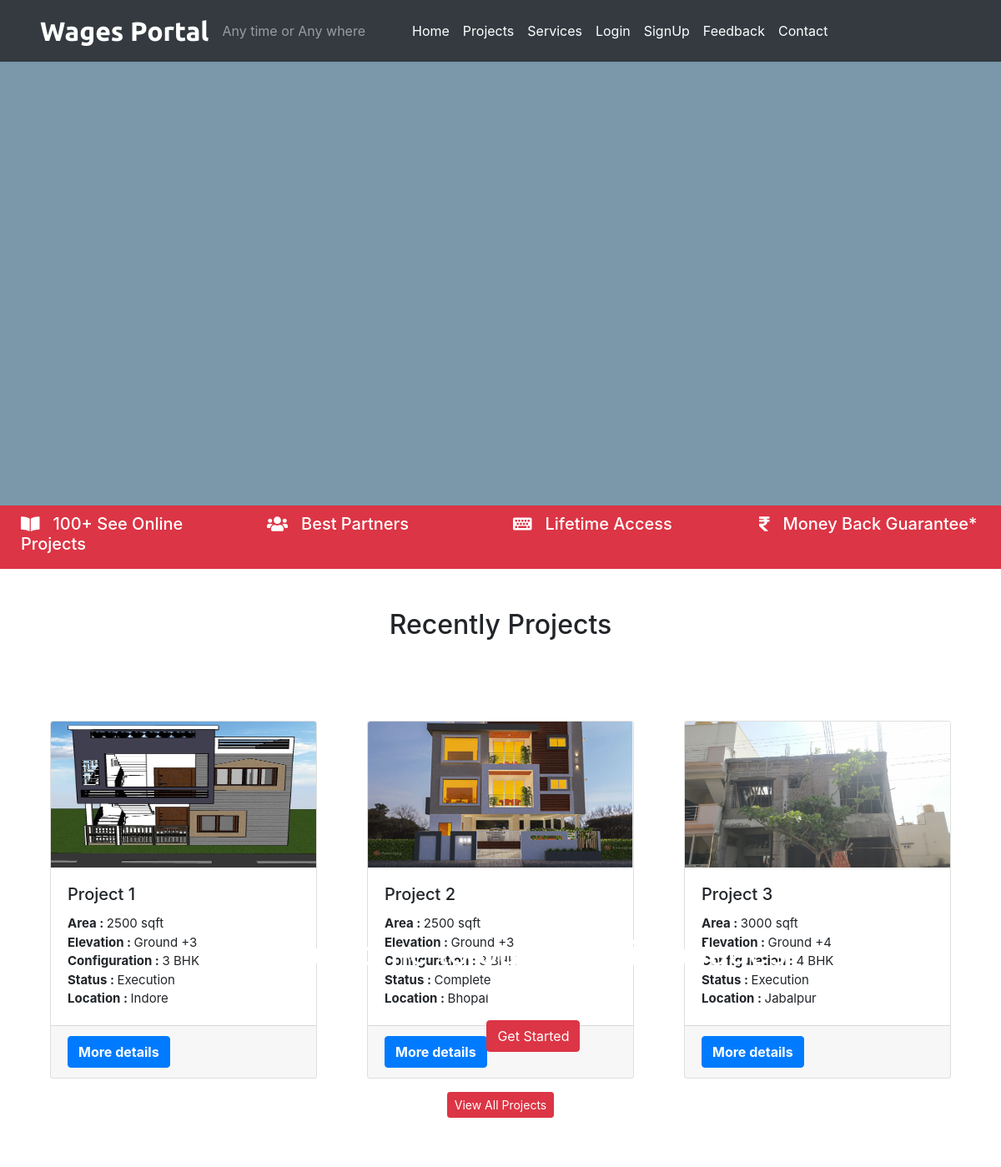
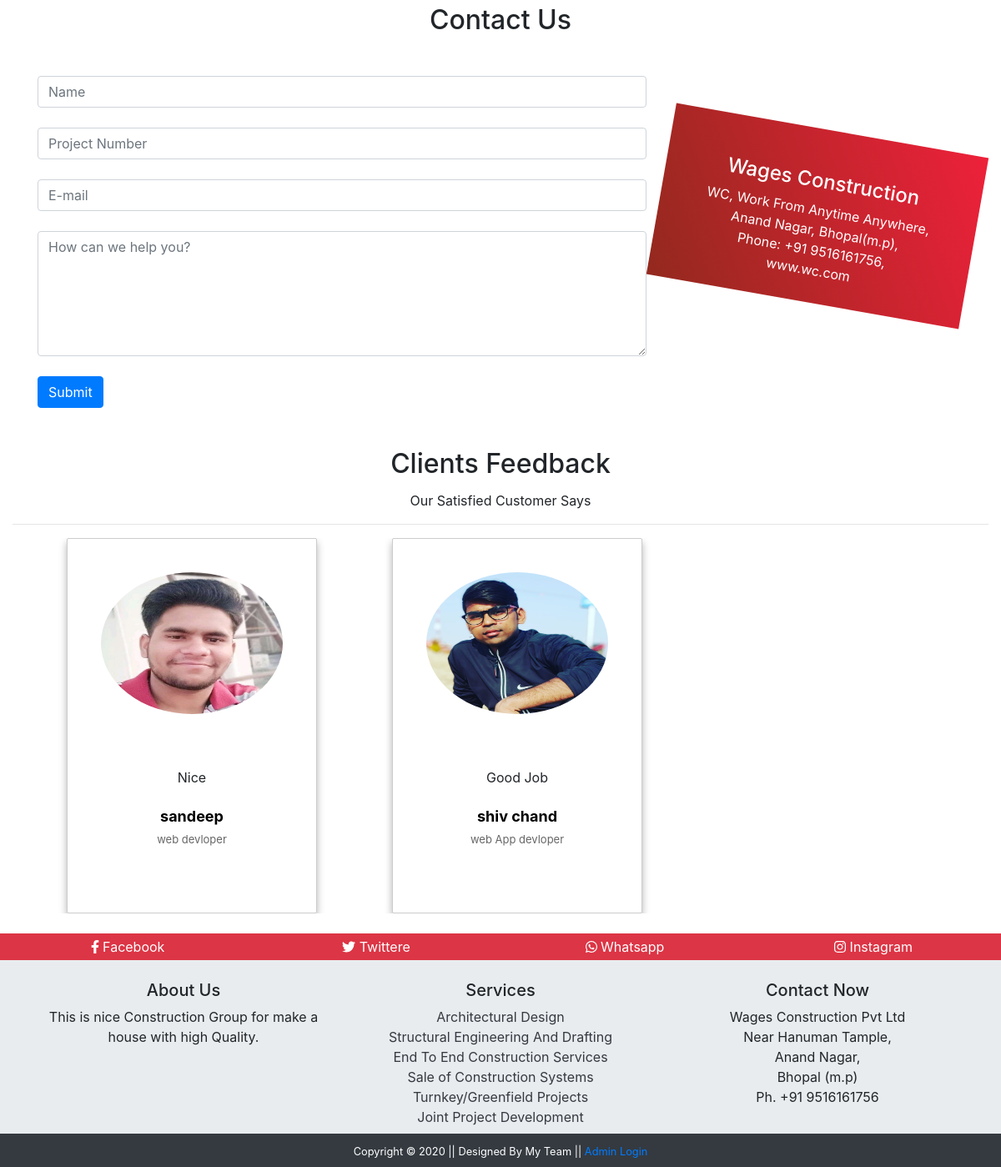
The page / on the database its author committed (2 pictures, top to bottom).
### tables this page shows
CREATE TABLE `projects` (
  `p_id` int(3) NOT NULL,
  `s_id` int(3) NOT NULL,
  `contract_mn` varchar(10) NOT NULL,
  `p_area` varchar(255) NOT NULL,
  `p_elevation` varchar(255) NOT NULL,
  `p_configuration` varchar(255) NOT NULL,
  `p_status` varchar(255) NOT NULL,
  `p_location` varchar(255) NOT NULL,
  `p_img` text NOT NULL,
  `p_date` timestamp NOT NULL DEFAULT CURRENT_TIMESTAMP ON UPDATE CURRENT_TIMESTAMP
);

CREATE TABLE `feedback` (
  `f_id` int(11) NOT NULL,
  `f_content` text NOT NULL,
  `c_id` int(11) NOT NULL
);

CREATE TABLE `client` (
  `c_id` int(11) NOT NULL,
  `c_name` varchar(255) NOT NULL,
  `c_email` varchar(255) NOT NULL,
  `c_pass` varchar(255) NOT NULL,
  `c_occ` varchar(255) NOT NULL,
  `c_img` text NOT NULL
);

### index.php (the view, shortened to what this page needs)
<?php
  include('./include/header.php');
?>
<div class="container-fluid remov-vid-marg">
  <div class="video-bg">
    <video playsinline autoplay muted loop>
      <source src="video/worker.mp4">
    </video>
    <div class="v-overlap">
    </div>
  </div>
  <div class="vid-content">
   <h1 class="my-content">Welcome to our Website Wages</h1>
   <small class="my-content">Practice Makes Perfect</small><br><br>
   <?php
     if(!isset($_SESSION['is_login']))
     {
        echo '<a href="#" class="btn btn-danger" data-toggle="modal" data-target="#ClientReg">Get Started</a>';
     }
     else
     {
        echo '<a href="client/clientProfile.php" class="btn btn-danger">My Profile</a>';
     }
   ?>
  </div>
</div>
<div class="container-fluid bg-danger text-banner">
  <div class="row bottom-banner">
    <div class="col-sm">
      <h5><i class="fas fa-book-open mr-3"></i>100+ See Online Projects</h5>
    </div>
    <div class="col-sm">
      <h5><i class="fas fa-users mr-3"></i>Best Partners</h5>
    </div>
    <div class="col-sm">
      <h5><i class="fas fa-keyboard mr-3"></i>Lifetime Access</h5>
    </div>
    <div class="col-sm">
      <h5><i class="fas fa-rupee-sign mr-3"></i>Money Back Guarantee*</h5>
    </div>
  </div>
</div>
<div class="container mt-5">
  <h2 class="text-center mb-5">Recently Projects</h2>
  <div class="card-deck mt-4">
     <?php
    $sql = "SELECT * FROM projects LIMIT 3";
    $result = $conn->query($sql);
    if($result->num_rows > 0){
      while($row = $result->fetch_assoc()){
          $project_id = $row['p_id'];
          echo '
          <div class="col-sm-4 mt-5">
          <div class="card">
        <img src="' . str_replace('..', '.', $row['p_img']) . '" alt="project-img" class="card-img-top" height="175px" />
        <div class="card-body">
          <h5 class="card-title">Project ' . $project_id . '</h5>
          <p class="card-text" style="font-size: 15px">
            <b>Area : </b>' . $row['p_area'] . '<br>
            <b>Elevation : </b>' . $row['p_elevation'] . '<br>
            <b>Configuration : </b>' . $row['p_configuration'] . '<br>
            <b>Status : </b>' . $row['p_status'] . '<br>
            <b>Location : </b>' . $row['p_location'] . '
          </p>
        </div>
        <div class="card-footer">
          <a href="projectdetail.php?p_id='.$row['p_id'].'" class="btn btn-primary text-white font-weight-bolder float right">More details</a>
        </div>
      </div></div>';
      }
    }
    ?>
  </div>
  <div class="text-center p-3">
    <a href="projects.php" class="btn btn-danger btn-sm">View All Projects</a>
  </div>
</div>
<?php
  include('./contactus.php');
?>
  <section class="happyclients container-fluid mb-4" id="clients">
  <div class="text-center">
    <h2 class="text-center">Clients Feedback</h2>
    <p class="text-capitalize pt-1">Our Satisfied Customer Says</p>
    <hr>
  </div>
  <div class="owl-carousel owl-theme">
          <?php
            $sql1 = "SELECT * FROM client JOIN feedback ON client.c_id = feedback.c_id";
            $result1 = $conn->query($sql1);
             if($result1->num_rows > 0){
              while($row1 = $result1->fetch_assoc()){
                $c_img = str_replace('..', '.', $row1['c_img']);
            ?>
          <div class="item">
              <div class="col-lg-4 col-md-4 col-12">
                <div class="box">
                  <img src="<?php echo $c_img; ?>">
                  <p class="m-4"><?php echo $row1['f_content']; ?></p>
                  <h1><?php echo $row1['c_name']; ?></h1>
                  <h2><?php echo $row1['c_occ']; ?></h2>
                </div>
              </div>
        </div>
        <?php }} ?>
</div>
</section>
<div class="container-fluid bg-danger">
  <div class="row text-white text-center p-1">
    <div class="col-sm">
      <a href="#" class="text-white social-hover"><i class="fab fa-facebook-f"></i> Facebook</a>
    </div>
    <div class="col-sm">
      <a href="#" class="text-white social-hover"><i class="fab fa-twitter"></i> Twittere</a>
    </div>
    <div class="col-sm">
      <a href="#" class="text-white social-hover"><i class="fab fa-whatsapp"></i> Whatsapp</a>
    </div>
    <div class="col-sm">
      <a href="#" class="text-white social-hover"><i class="fab fa-instagram"></i> Instagram</a>
    </div>
  </div>
</div>
<div class="container-fluid p-4" style="background-color: #E9ECEF">
  <div class="container" style="background-color: #E9ECEF">
    <div class="row text-center">
      <div class="col-sm">
        <h5>About Us</h5>
        <p>This is nice Construction Group for make a house with high Quality.</p>
      </div>
      <div class="col-sm mb-4">
        <h5>Services</h5>
        <a href="services.php" class="text-dark" style="text-decoration: none;">Architectural Design</a><br />
        <a href="services.php" class="text-dark" style="text-decoration: none;">Structural Engineering And Drafting</a><br />
        <a href="services.php" class="text-dark" style="text-decoration: none;">End To End Construction Services</a><br />
        <a href="services.php" class="text-dark" style="text-decoration: none;">Sale of Construction Systems</a><br />
        <a href="services.php" class="text-dark" style="text-decoration: none;">Turnkey/Greenfield Projects</a><br />
        <a href="services.php" class="text-dark" style="text-decoration: none;">Joint Project Development</a><br />
      </div>
      <div class="col-sm">
        <h5>Contact Now</h5>
        <p>Wages Construction Pvt Ltd<br>
          Near Hanuman Tample,<br>
          Anand Nagar,<br>
          Bhopal (m.p)<br>
          Ph. +91 9516161756<br>
        </p>
      </div>
    </div>
  </div>
</div>
<?php
  include('./include/footer.php');
?>

### include/header.php (shortened to what this page needs)
<!DOCTYPE html>
<html lang="en">
<head>
    <link rel="stylesheet" href="css/bootstrap.min.css">
    <link rel="stylesheet" href="css/all.min.css">
    <link rel="stylesheet" href="css/style.css">
    <link rel="stylesheet" href="css/owl.carousel.css">
    <link rel="stylesheet" href="css/owl.theme.green.css">
</head>
<body>
<nav class="navbar navbar-expand-sm navbar-dark bg-dark pl-5 fixed-top">
  <a class="navbar-brand" href="index.php">Wages Portal</a>
  <span class="navbar-text">Any time or Any where</span>
  <div class="collapse navbar-collapse" id="navbarNavAltMarkup">
    <ul class="navbar-nav custom-nav pl-5">
      <li class="nav-item custom-nav-item"><a href="index.php" class="nav-link">Home</a></li>
      <li class="nav-item custom-nav-item"><a href="projects.php" class="nav-link">Projects</a></li>
      <li class="nav-item custom-nav-item"><a href="services.php" class="nav-link">Services</a></li>
      <?php
      if(isset($_SESSION['is_login']))
      {
        echo '<li class="nav-item custom-nav-item"><a href="client/clientProfile.php" class="nav-link">My Profile</a></li>
      <li class="nav-item custom-nav-item"><a href="logout.php" class="nav-link">Logout</a></li>';
      }
      else
      {
        echo ' <li class="nav-item custom-nav-item"><a href="#" class="nav-link" data-toggle="modal" data-target="#ClientLogin">Login</a></li>
      <li class="nav-item custom-nav-item"><a href="#" class="nav-link" data-toggle="modal" data-target="#ClientReg">SignUp</a></li>';
      }
      ?>
      <li class="nav-item custom-nav-item"><a href="feedback.php" class="nav-link">Feedback</a></li>
      <li class="nav-item custom-nav-item"><a href="contact-us.php" class="nav-link">Contact</a></li>
    </ul>
  </div>
</nav>

### contactus.php (shortened to what this page needs)
<div class="container mt-5 mb-5" id="Contact">
  <h2 class="text-center mb-5">Contact Us</h2>
  <div class="row">
    <div class="col-md-8">
      <form action="" method="post" id="contactusForm">
        <input type="text" class="form-control" name="client_name" id="client_name" placeholder="Name">
        <small id="StatusContactMsg1"></small><br>
        <input type="number" class="form-control" name="project_num" id="project_num" placeholder="Project Number" maxlength="3">
        <small id="StatusContactMsg2"></small><br>
        <input type="email" class="form-control" name="client_email" id="client_email" placeholder="E-mail">
        <small id="StatusContactMsg3"></small><br>
        <textarea name="message" rows="2" id="message" class="form-control" placeholder="How can we help you?" style="height:150px;"></textarea>
        <br>
        <button type="button" class="btn btn-primary" onclick="checkContactFlied()">Submit</button>
      </form>
    </div>
    <div class="col-md-4 stripe text-white text-center">
      <h4>Wages Construction</h4>
      <p>WC,
        Work From Anytime Anywhere,
        Anand Nagar, Bhopal(m.p),<br />
        Phone: +91 9516161756, <br />
        www.wc.com
      </p>
    </div>
  </div>
</div>

### include/footer.php (shortened to what this page needs)
<footer class="container-fluid bg-dark text-center fixed-bottom p-2">
  <small class="text-white">Copyright &copy; 2020 || Designed By My Team || <a href="#" data-toggle="modal" data-target="#adminLogin" style="text-decoration: none;">Admin Login</a></small>
</footer>
</body>
</html>

### css/style.css (style rules this page uses)
* { margin: 0; padding: 0; box-sizing: border-box; }
.navbar-brand { font-family: 'Ubuntu', sans-serif; font-size: 2rem; font-weight: bold; color: #fff; }
.custom-nav .custom-nav-item a { color: #fff !important; }
.remov-vid-marg { margin: 0px; padding: 0px; }
.video-bg { position: relative; }
video { width: 100%; height: 100%; }
.v-overlap { position: absolute; top: 0; left: 0; height: 100%; width: 100%; background-color: #225470; z-index: 1; opacity: 0.6; }
.vid-content { position: absolute; z-index: 2; top: 40%; left: 28%; text-align: center; color: #fff; }
.bottom-banner { color:#fff; padding: 10px; }
.card-text { font-size: 12px; }
.stripe { background-image: linear-gradient(240deg, #ed213a, #93291e); padding: 3rem; height: 13rem; margin-top: 4rem; transform: rotate(10deg); z-index: -5; }

### index.php (style rules this page uses)
.happyclients { width: 100%; height: auto; }
.box { text-align: center; width: 300px; height: 450px; margin-left: 50px; border:1px solid rgba(0,0,0,0.2); box-shadow: 0 5px 10px 0 rgba(0,0,0,0.3); border-radius: 2px; transition: 0.3s ease; }
.box img { width: 50px; height: 250px; border-radius: 50%; padding: 40px; }
.box h1 { font-size: 18px; font-weight: 700; color: #000; margin-bottom: 10px; }
.box h2 { font-size: 13px; font-weight: 400; color: #666666; margin-bottom: 20px; }

### rows shown on the page
projects: p_img (picture), p_id "1", p_area "2500 sqft", p_elevation "Ground +3", p_configuration "3 BHK", p_status "Execution", p_location "Indore"
projects: p_img (picture), p_id "2", p_area "2500 sqft", p_elevation "Ground +3", p_configuration "3 BHK", p_status "Complete", p_location "Bhopal"
projects: p_img (picture), p_id "3", p_area "3000 sqft", p_elevation "Ground +4", p_configuration "4 BHK", p_status "Execution", p_location "Jabalpur"
feedback: c.c_img (picture), f_content "Nice", c.c_name "sandeep", c.c_occ "web devloper"
feedback: c.c_img (picture), f_content "Good Job", c.c_name "shiv chand", c.c_occ "web App devloper"
